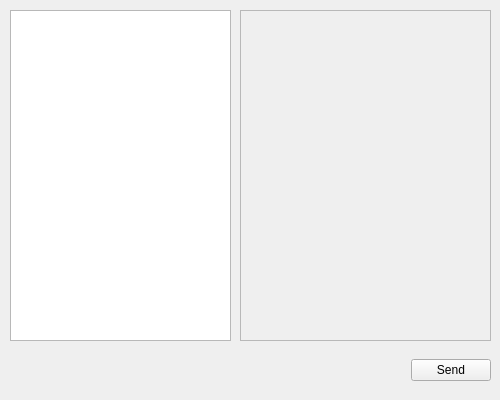
<?xml version="1.0" encoding="UTF-8"?>
<ui version="4.0">
 <class>ConfigGadget</class>
 <widget class="QWidget" name="ConfigGadget">
  <property name="geometry">
   <rect>
    <x>0</x>
    <y>0</y>
    <width>500</width>
    <height>400</height>
   </rect>
  </property>
  <property name="windowTitle">
   <string>Form</string>
  </property>
  <widget class="QWidget" name="horizontalLayoutWidget">
   <property name="geometry">
    <rect>
     <x>10</x>
     <y>350</y>
     <width>481</width>
     <height>41</height>
    </rect>
   </property>
   <layout class="QHBoxLayout" name="horizontalLayout">
    <property name="sizeConstraint">
     <enum>QLayout::SetMinimumSize</enum>
    </property>
    <item>
     <spacer name="horizontalSpacer">
      <property name="orientation">
       <enum>Qt::Horizontal</enum>
      </property>
      <property name="sizeHint" stdset="0">
       <size>
        <width>40</width>
        <height>20</height>
       </size>
      </property>
     </spacer>
    </item>
    <item>
     <widget class="QPushButton" name="sendButtun">
      <property name="text">
       <string>Send</string>
      </property>
     </widget>
    </item>
   </layout>
  </widget>
  <widget class="QTreeView" name="treeView">
   <property name="geometry">
    <rect>
     <x>10</x>
     <y>10</y>
     <width>221</width>
     <height>331</height>
    </rect>
   </property>
   <property name="sizePolicy">
    <sizepolicy hsizetype="Fixed" vsizetype="Expanding">
     <horstretch>0</horstretch>
     <verstretch>0</verstretch>
    </sizepolicy>
   </property>
  </widget>
  <widget class="QFrame" name="frame">
   <property name="geometry">
    <rect>
     <x>240</x>
     <y>10</y>
     <width>251</width>
     <height>331</height>
    </rect>
   </property>
   <property name="sizePolicy">
    <sizepolicy hsizetype="Minimum" vsizetype="MinimumExpanding">
     <horstretch>0</horstretch>
     <verstretch>0</verstretch>
    </sizepolicy>
   </property>
   <property name="frameShape">
    <enum>QFrame::StyledPanel</enum>
   </property>
   <property name="frameShadow">
    <enum>QFrame::Raised</enum>
   </property>
  </widget>
 </widget>
 <resources/>
 <connections/>
</ui>
